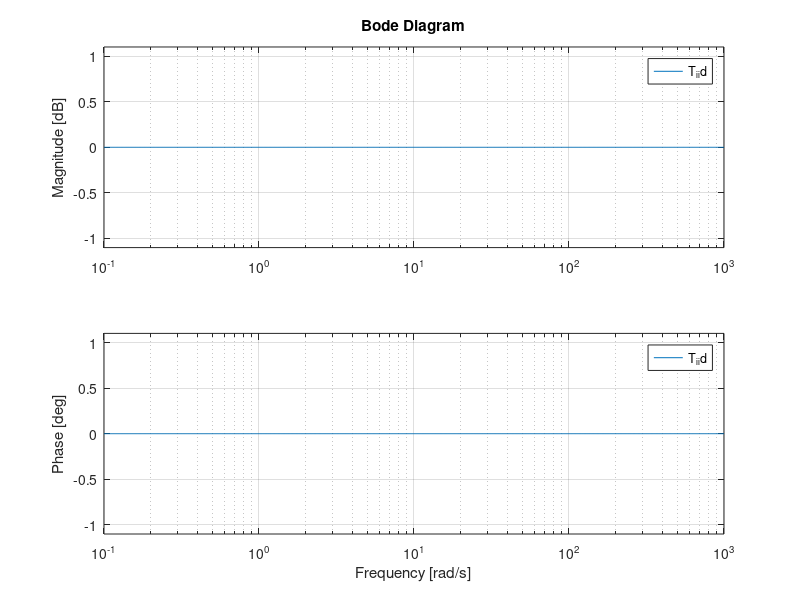
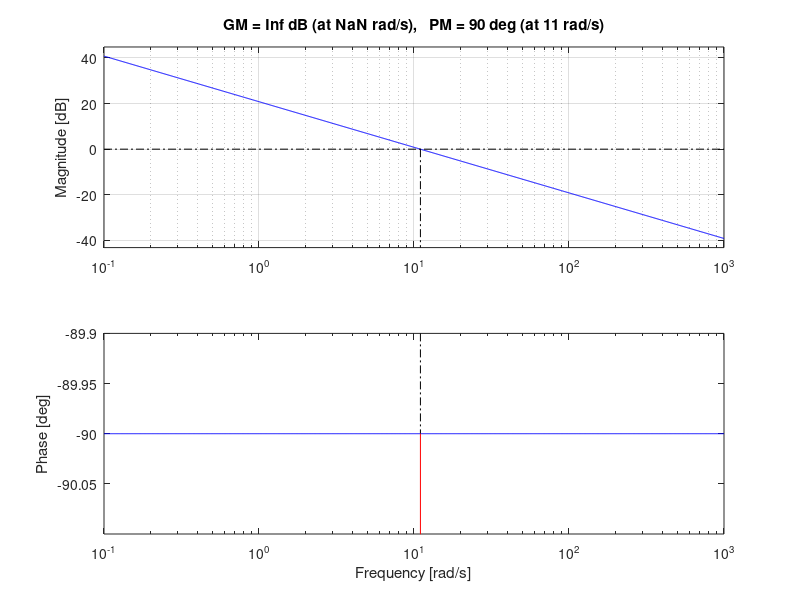
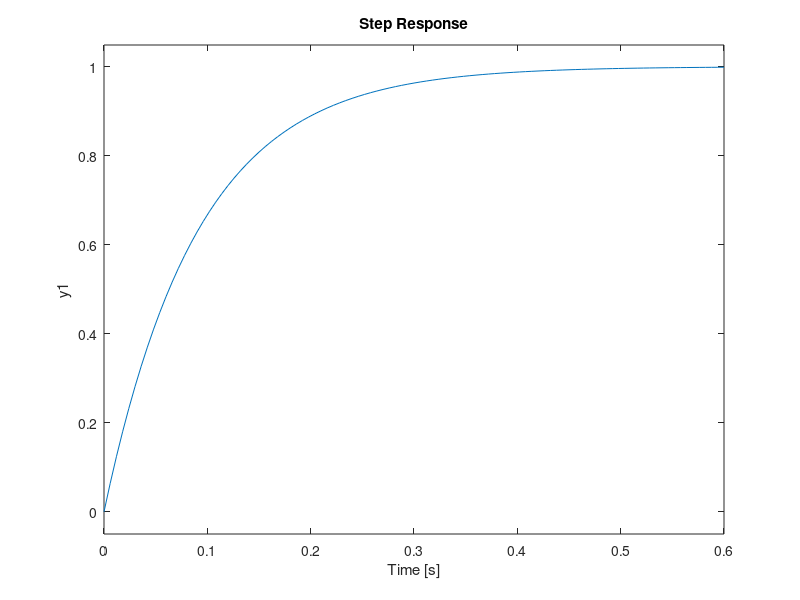

These figures' MATLAB source, in order: (Note: this script raises an error after producing the figures.)
%CONTROL_SYNTHESIS
%
% Controller synthesis with loop shaping + verification
%

clc
clear
close all

%% modeling
% angular rate closed-loop dynamics (see lecture 3)
wc_q = 32.6;
phi_m = 57.8;

% option#1: neglect angular rate dynamics (easier)
T_i_id = tf(1);

% % option#2: use 2nd order approx model of angular rate (closed-loop)
% dynamics (more accurate)
% wn = wc_q;
% xi = phi_m/100;
% Ti_c = tf(wn^2, [1, 2*xi*wn, wn^2]);

figure
bode(T_i_id)

% tf q to theta is modeled as an integrator
Gq_to_theta_id = tf(1, [1 0]);

%% requirements
wc_theta = 1/3 * wc_q

%% tuning
Kp_theta = 11;

L_o_id = Kp_theta * T_i_id * Gq_to_theta_id;

T_o_id= feedback(L_o_id,1);

figure
margin(L_o_id)
grid

figure
step(T_o_id)
grid

%% verification against model of closed-loop angular rate dynamics
%% mid-bandwidth angular rate controller (wc_q = 30rad/s)
Kd = 5.4e-4;
Ki = 0.251;
Kp = 0.0854;
K_FF_attitude = 0;
N=100;

%% load model
models_dir = fullfile(getAttCtrlMainDir(), 'models');

md = load(fullfile(models_dir, 'ANTX_2DOF_DRONE_pitch_model_1dof_doublet.mat'));

S = md.S;

%% open-loop attitude dynamics: discretize model
Sc = S;
dt = 1/250; % the controller runs at 250Hz

Sd = c2d(Sc, dt, 'tustin');
Sd.InputName = 'M';
Sd.OutputName = 'q';

int_d = tf([Sd.Ts, 0], [1 -1], Sd.Ts);
G_q_to_theta = int_d;
G_q_to_theta.InputName = 'q';
G_q_to_theta.OutputName = 'theta';

%% inner loop
R_i = pitchrate_controller_1DOFPID_tf_BE(K_FF_attitude, Kp, Ki, Kd, Sd.Ts, N);

% augment with pitch moment disturbance input
msum = sumblk('M = Mc + Md');
R_i.OutputName = 'Mc';

% close the loop
T_i = connect(Sd, G_q_to_theta, R_i, msum, ...
    {'q_0', 'Md'}, {'q', 'theta', 'M'});

% inner loop (angular rate)
L_i = -R_i(2) * Sd; % the controller tf already contains a minus sign (negative feedback)

figure
margin(L_i)
grid
xlim([1,500])

figure
bode(T_i('q', 'q_0'))
xlim([1,500])
grid

figure
step(T_i('q', 'q_0'))
grid

%% verify bandwidth of inner loop
bandwidth(T_i('q', 'q_0'))

% NOTE: the bandwidth of T is much higher than wc_q
% This is due to:
% _the bandwidth of the complementary sensitivity is different from
% critical frequency
% _ 1DOF PID implementation (the derivative action is computed on the
% tracking error)

%% outer loop
R_o = tf(Kp_theta);
R_o.InputName = 'e_theta';
R_o.OutputName = 'q_0';

msum_etheta = sumblk('e_theta = theta_0 - theta');

T_o = connect(msum_etheta, R_o, T_i, ...
    {'theta_0', 'Md'}, {'theta', 'q', 'q_0', 'M'});

L_o = R_o * T_i('q', 'q_0') * G_q_to_theta;

figure
bode(T_o('theta', 'theta_0'))
hold on
bode(T_o_id)
xlim([1,50])
grid
legend('full order','ideal')
title('Outer complementary sensitivity')

h = figure;
bode(T_o('theta', 'theta_0'))
xlim([1,50])
grid
title('Attitude: complementary sensitivity (outer loop)')

figure
step(T_o('theta', 'theta_0'))
hold on
step(T_o_id)
grid
legend('full order','ideal')

h = figure;
margin(L_o)
xlim([1,50])
grid
title('Attitude loop transfer function (outer loop)')

figure
margin(L_o)
hold on
margin(L_o_id)
xlim([1,50])
grid
legend('full order','ideal')
title('Outer loop transfer function')

figure
margin(L_o)
grid

figure
step(T_o('q', 'theta_0'))
hold on
step(T_o('q_0', 'theta_0'))
legend('output', 'setpoint')
grid
title('Angular rate response to an attitude step setpoint')

figure
step(T_o('M', 'theta_0'))
grid
title('Control action response to an attitude step setpoint')
